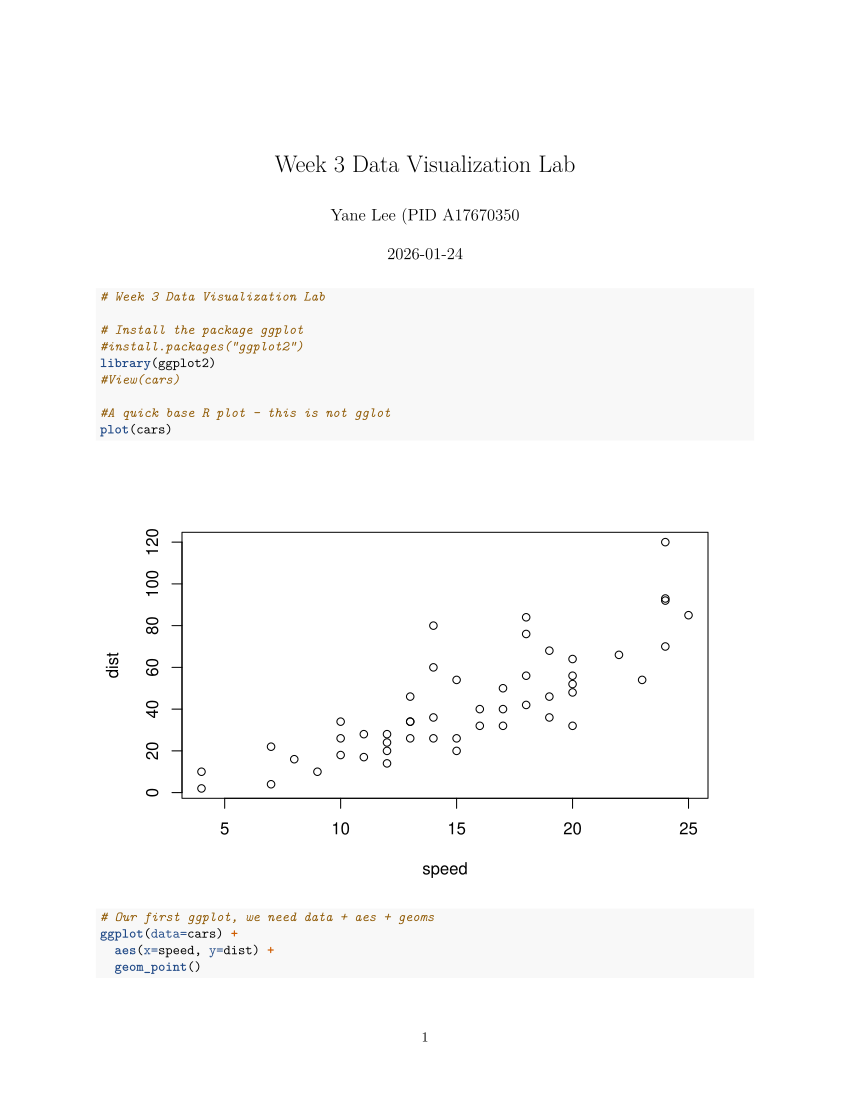

Here is the R script that generated this plot:
#' ---
#' title: "Week 3 Data Visualization Lab"
#' author: "Yane Lee (PID A17670350"
#' ---

# Week 3 Data Visualization Lab

# Install the package ggplot
#install.packages("ggplot2")
library(ggplot2)
#View(cars)

#A quick base R plot - this is not gglot
plot(cars)

# Our first ggplot, we need data + aes + geoms
ggplot(data=cars) +
  aes(x=speed, y=dist) +
  geom_point()

p <- ggplot(data=cars) + 
  aes(x=speed, y=dist) +
  geom_point()

# Add a line with geom with geom_line()
p + geom_line()

# Add a trend line close to the data
p + geom_smooth()

p + geom_smooth(method="lm") 

#---------------------------------------------------

# Read in our drug expression data
url <- "https://bioboot.github.io/bimm143_S20/class-material/up_down_expression.txt"
genes <- read.delim(url)
head(genes)

# Q. How many genes are in this dataset?
nrow(genes)

# Q. How many 'up' regulated genes?
table( genes$State )

# Q. What fraction of total genes is up-regulated?
round((table(genes$State) / nrow(genes)) * 100, 2)

# Let's make a first plot attempt
g <- ggplot(data=genes) + aes(x=Condition1, y=Condition2, col=State) + geom_point()

g
# Add some color
g + scale_color_manual(values=c("pink", "lightyellow", "lightblue")) +
  labs(title="Gene expression changes", x= "Control (no drug)", y= "Drug Treatment") +
  theme_bw()
